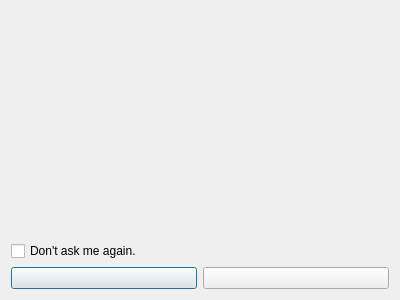
<?xml version="1.0" encoding="UTF-8"?>
<ui version="4.0">
 <class>closingDialog</class>
 <widget class="QDialog" name="closingDialog">
  <property name="geometry">
   <rect>
    <x>0</x>
    <y>0</y>
    <width>400</width>
    <height>300</height>
   </rect>
  </property>
  <property name="windowTitle">
   <string>Dialog</string>
  </property>
  <layout class="QVBoxLayout" name="mainLayout">
   <item>
    <widget class="QLabel" name="textLabel">
     <property name="text">
      <string/>
     </property>
    </widget>
   </item>
   <item>
    <widget class="QCheckBox" name="showDialogCheckBox">
     <property name="text">
      <string>Don't ask me again.</string>
     </property>
    </widget>
   </item>
   <item>
    <layout class="QHBoxLayout" name="buttonsLayout">
     <item>
      <widget class="QPushButton" name="cancelButton">
       <property name="text">
        <string/>
       </property>
      </widget>
     </item>
     <item>
      <widget class="QPushButton" name="sumbitButton">
       <property name="text">
        <string/>
       </property>
      </widget>
     </item>
    </layout>
   </item>
  </layout>
 </widget>
 <resources/>
 <connections/>
</ui>
